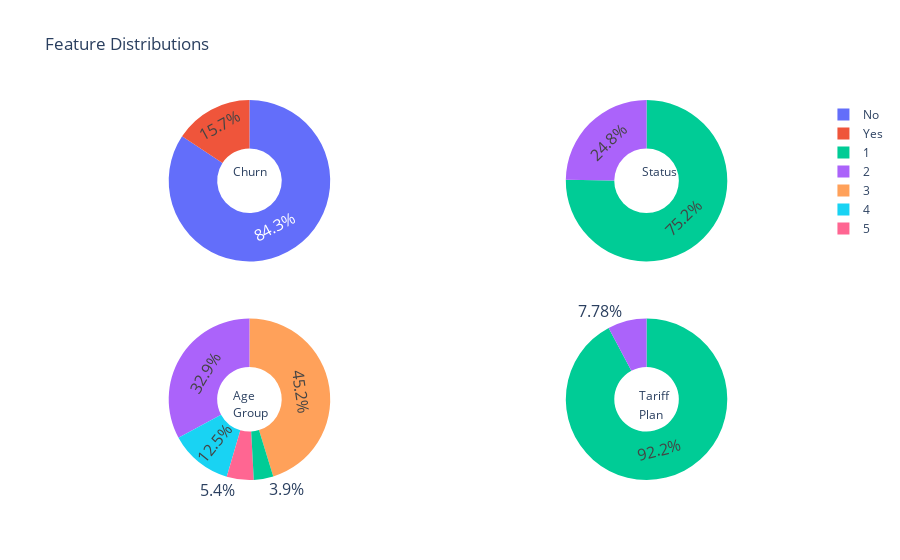

The code cell stored with this chart in its notebook:
### Code cell
churn_labels = ['No', 'Yes']
fig = make_subplots(rows=2, cols=2, specs=[[{'type':'domain'}, {'type':'domain'}], [{'type':'domain'}, {'type':'domain'}]])
fig.add_trace(go.Pie(labels=churn_labels, values=df['Churn'].value_counts(), name="Churn"), 1, 1)


def add_trace(feature, row, col):
    values = df[feature].value_counts()
    labels = values.index.tolist()
    fig.add_trace(go.Pie(labels=labels, values=values, name=feature), row, col)
add_trace("Status", 1, 2)
add_trace("Age Group", 2, 1)
add_trace("Tariff Plan", 2, 2)


fig.update_traces(hole=.4, hoverinfo="label+percent+name", textfont_size=16)

fig.update_layout(
    title_text="Feature Distributions",
    annotations=[dict(text="Churn", x=0.2, y=0.84, font_size=12, showarrow=False),
                 dict(text="Status", x=0.82, y=0.84, font_size=12, showarrow=False),
                 dict(text="Age", x=0.2, y=0.195, font_size=12, showarrow=False),
                 dict(text="Group", x=0.2, y=0.15, font_size=12, showarrow=False),
                 dict(text="Tariff", x=0.81, y=0.195, font_size=12, showarrow=False),
                 dict(text="Plan", x=0.8, y=0.145, font_size=12, showarrow=False)])
fig.show()

### Figure 1 — Plotly figure (JSON) as saved in the notebook; plotly's stock layout.template omitted (floating-point values rounded to 4 significant figures)
{"data": [{"domain": {"x": [0, 0.45], "y": [0.575, 1]}, "hole": 0.4, "hoverinfo": "label+percent+name", "labels": ["No", "Yes"], "name": "Churn", "textfont": {"size": 16}, "type": "pie", "values": [2655, 495]}, {"domain": {"x": [0.55, 1], "y": [0.575, 1]}, "hole": 0.4, "hoverinfo": "label+percent+name", "labels": [1, 2], "name": "Status", "textfont": {"size": 16}, "type": "pie", "values": [2368, 782]}, {"domain": {"x": [0, 0.45], "y": [0, 0.425]}, "hole": 0.4, "hoverinfo": "label+percent+name", "labels": [3, 2, 4, 5, 1], "name": "Age Group", "textfont": {"size": 16}, "type": "pie", "values": [1425, 1037, 395, 170, 123]}, {"domain": {"x": [0.55, 1], "y": [0, 0.425]}, "hole": 0.4, "hoverinfo": "label+percent+name", "labels": [1, 2], "name": "Tariff Plan", "textfont": {"size": 16}, "type": "pie", "values": [2905, 245]}], "layout": {"annotations": [{"font": {"size": 12}, "showarrow": false, "text": "Churn", "x": 0.2, "y": 0.84}, {"font": {"size": 12}, "showarrow": false, "text": "Status", "x": 0.82, "y": 0.84}, {"font": {"size": 12}, "showarrow": false, "text": "Age", "x": 0.2, "y": 0.195}, {"font": {"size": 12}, "showarrow": false, "text": "Group", "x": 0.2, "y": 0.15}, {"font": {"size": 12}, "showarrow": false, "text": "Tariff", "x": 0.81, "y": 0.195}, {"font": {"size": 12}, "showarrow": false, "text": "Plan", "x": 0.8, "y": 0.145}], "title": {"text": "Feature Distributions"}}}
